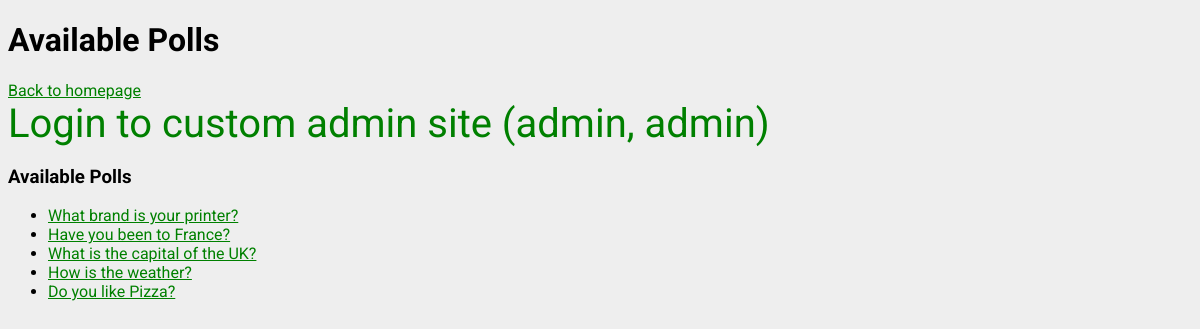
/pollsindex/, run on an earlier commit of the app's database.
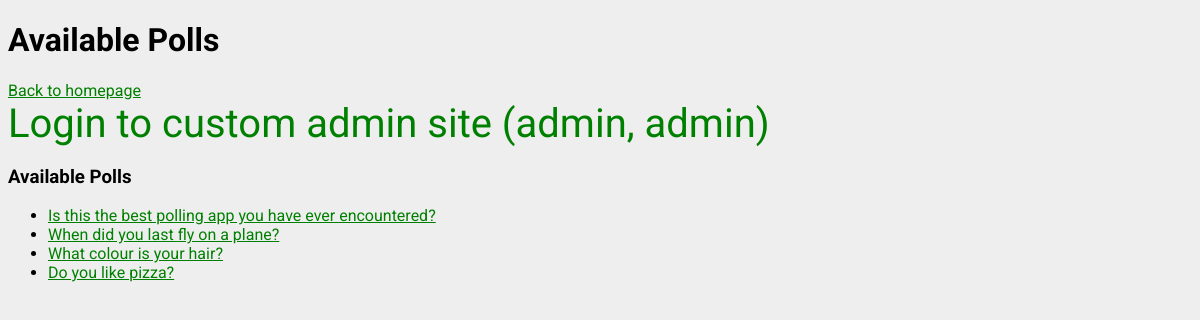
And on a later commit of the database.
### polls/models.py (models this page shows, shortened)
class Question(models.Model):
    question_text = models.CharField(max_length=255)
    pub_date = models.DateTimeField('date published', default=timezone.now)

### polls/views.py (the view)
# urls.py: path('pollsindex/', views.PollsIndexView.as_view(), name='pollsindex'),
class PollsIndexView(generic.ListView):
    template_name = 'polls/pollsindex.html'
    context_object_name = 'latest_question_list'
    def get_queryset(self):
        return Question.objects.filter(pub_date__lte=timezone.now()).order_by('-pub_date')[:5]

### polls/templates/polls/pollsindex.html (shortened to what this page needs)
<!DOCTYPE html>
<html lang="en">
  <head>
    {% load static %}
    <link
      rel="stylesheet"
      type="text/css"
      href="{% static 'polls/style.css' %}"
    />
  </head>
  <body>
  <h1>Available Polls</h1>
  <a link href="{% url 'polls:index' %}">Back to homepage</a><br>
  <a class="a_large" link href="/admin">Login to custom admin site (admin, admin)</a>
    {% if latest_question_list %}
    <h3>Available Polls</h3>
    <ul>
      {% for question in latest_question_list %}
      <li>
        <a href="{% url 'polls:detail' question.id %}"
          >{{ question.question_text }}</a
        >
      </li>
      {% endfor %}
    </ul>
    {% else %}
    <h3>No polls are available.</h3>
    {% endif %}
  </body>
</html>

### polls/static/polls/style.css (style rules this page uses)
body { background: white url("images/background.png") repeat; font-family: 'Roboto'; }
a { color: green; }
.a_large { font-size: 40px; text-decoration: none; }

What changed in the data, as far as the page shows it:
removed Question: question_text "What brand is your printer?"
removed Question: question_text "Have you been to France?"
removed Question: question_text "What is the capital of the UK?"
removed Question: question_text "How is the weather?"
removed Question: question_text "Do you like Pizza?"
added Question: question_text "Is this the best polling app you have ever encountered?"
added Question: question_text "When did you last fly on a plane?"
added Question: question_text "What colour is your hair?"
added Question: question_text "Do you like pizza?"
